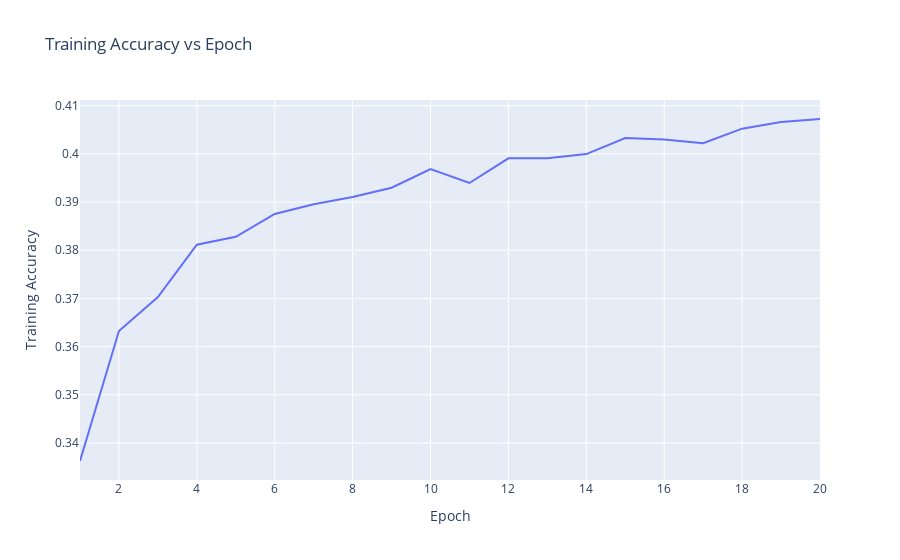
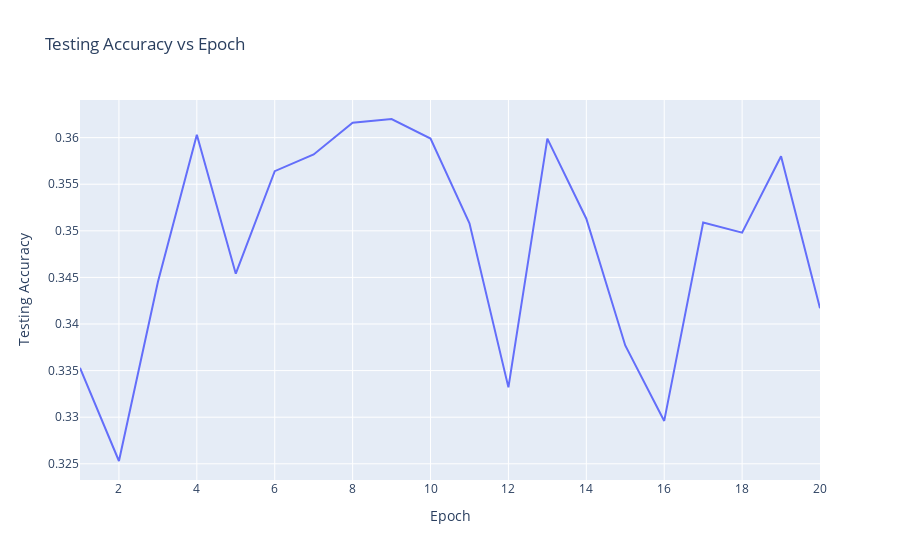

The notebook cell these images were saved under, in order:
### Code cell
#Plotting Accuracy
epochList = np.array(range(numOfEpochs)) +1
display(px.line(x = epochList, y = trainList, labels = {'x': "Epoch", 'y': "Training Accuracy"}, title = "Training Accuracy vs Epoch"))
display(px.line(x = epochList, y = testList, labels = {'x': "Epoch", 'y': "Testing Accuracy"}, title = "Testing Accuracy vs Epoch"))

### Figure 1 — Plotly figure (JSON) as saved in the notebook; plotly's stock layout.template omitted (floating-point values rounded to 4 significant figures)
{"data": [{"hovertemplate": "Epoch=%{x}<br>Training Accuracy=%{y}<extra></extra>", "legendgroup": "", "line": {"color": "#636efa", "dash": "solid"}, "marker": {"symbol": "circle"}, "mode": "lines", "name": "", "orientation": "v", "showlegend": false, "type": "scatter", "x": [1, 2, 3, 4, 5, 6, 7, 8, 9, 10, 11, 12, 13, 14, 15, 16, 17, 18, 19, 20], "xaxis": "x", "y": [0.3363, 0.3632, 0.3703, 0.3811, 0.3828, 0.3875, 0.3896, 0.3911, 0.393, 0.3969, 0.394, 0.3991, 0.3991, 0.4, 0.4033, 0.403, 0.4022, 0.4052, 0.4066, 0.4072], "yaxis": "y"}], "layout": {"legend": {"tracegroupgap": 0}, "title": {"text": "Training Accuracy vs Epoch"}, "xaxis": {"anchor": "y", "domain": [0, 1], "title": {"text": "Epoch"}}, "yaxis": {"anchor": "x", "domain": [0, 1], "title": {"text": "Training Accuracy"}}}}

### Figure 2 — Plotly figure (JSON) as saved in the notebook; plotly's stock layout.template omitted (floating-point values rounded to 4 significant figures)
{"data": [{"hovertemplate": "Epoch=%{x}<br>Testing Accuracy=%{y}<extra></extra>", "legendgroup": "", "line": {"color": "#636efa", "dash": "solid"}, "marker": {"symbol": "circle"}, "mode": "lines", "name": "", "orientation": "v", "showlegend": false, "type": "scatter", "x": [1, 2, 3, 4, 5, 6, 7, 8, 9, 10, 11, 12, 13, 14, 15, 16, 17, 18, 19, 20], "xaxis": "x", "y": [0.3353, 0.3253, 0.3445, 0.3603, 0.3454, 0.3564, 0.3582, 0.3616, 0.362, 0.3599, 0.3508, 0.3332, 0.3599, 0.3513, 0.3377, 0.3296, 0.3509, 0.3498, 0.358, 0.3417], "yaxis": "y"}], "layout": {"legend": {"tracegroupgap": 0}, "title": {"text": "Testing Accuracy vs Epoch"}, "xaxis": {"anchor": "y", "domain": [0, 1], "title": {"text": "Epoch"}}, "yaxis": {"anchor": "x", "domain": [0, 1], "title": {"text": "Testing Accuracy"}}}}
